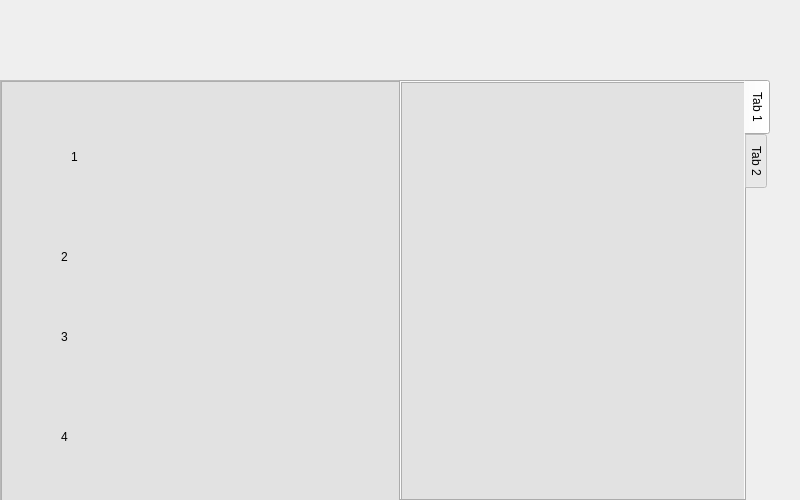
<?xml version="1.0" encoding="UTF-8"?>
<ui version="4.0">
 <class>Ticket</class>
 <widget class="QMainWindow" name="Ticket">
  <property name="geometry">
   <rect>
    <x>0</x>
    <y>0</y>
    <width>800</width>
    <height>500</height>
   </rect>
  </property>
  <property name="windowTitle">
   <string>MainWindow</string>
  </property>
  <widget class="QWidget" name="centralwidget">
   <widget class="QWidget" name="widget" native="true">
    <property name="geometry">
     <rect>
      <x>0</x>
      <y>40</y>
      <width>400</width>
      <height>460</height>
     </rect>
    </property>
    <widget class="QScrollArea" name="scrollArea">
     <property name="geometry">
      <rect>
       <x>0</x>
       <y>40</y>
       <width>400</width>
       <height>460</height>
      </rect>
     </property>
     <property name="widgetResizable">
      <bool>true</bool>
     </property>
     <widget class="QWidget" name="scrollAreaWidgetContents">
      <property name="geometry">
       <rect>
        <x>0</x>
        <y>0</y>
        <width>398</width>
        <height>458</height>
       </rect>
      </property>
      <widget class="QFrame" name="frame">
       <property name="geometry">
        <rect>
         <x>0</x>
         <y>0</y>
         <width>400</width>
         <height>2000</height>
        </rect>
       </property>
       <property name="styleSheet">
        <string notr="true">background-color:#e2e2e2;</string>
       </property>
       <property name="frameShape">
        <enum>QFrame::StyledPanel</enum>
       </property>
       <property name="frameShadow">
        <enum>QFrame::Raised</enum>
       </property>
       <widget class="QLabel" name="label">
        <property name="geometry">
         <rect>
          <x>70</x>
          <y>40</y>
          <width>241</width>
          <height>71</height>
         </rect>
        </property>
        <property name="text">
         <string>1</string>
        </property>
       </widget>
       <widget class="QLabel" name="label_2">
        <property name="geometry">
         <rect>
          <x>60</x>
          <y>140</y>
          <width>241</width>
          <height>71</height>
         </rect>
        </property>
        <property name="text">
         <string>2</string>
        </property>
       </widget>
       <widget class="QLabel" name="label_3">
        <property name="geometry">
         <rect>
          <x>60</x>
          <y>220</y>
          <width>241</width>
          <height>71</height>
         </rect>
        </property>
        <property name="text">
         <string>3</string>
        </property>
       </widget>
       <widget class="QLabel" name="label_4">
        <property name="geometry">
         <rect>
          <x>60</x>
          <y>320</y>
          <width>241</width>
          <height>71</height>
         </rect>
        </property>
        <property name="text">
         <string>4</string>
        </property>
       </widget>
       <widget class="QLabel" name="label_5">
        <property name="geometry">
         <rect>
          <x>140</x>
          <y>500</y>
          <width>241</width>
          <height>71</height>
         </rect>
        </property>
        <property name="font">
         <font>
          <pointsize>24</pointsize>
         </font>
        </property>
        <property name="text">
         <string>2</string>
        </property>
       </widget>
      </widget>
     </widget>
    </widget>
   </widget>
   <widget class="QWidget" name="widget_2" native="true">
    <property name="geometry">
     <rect>
      <x>399</x>
      <y>40</y>
      <width>401</width>
      <height>460</height>
     </rect>
    </property>
    <widget class="QTabWidget" name="tabWidget">
     <property name="geometry">
      <rect>
       <x>0</x>
       <y>40</y>
       <width>371</width>
       <height>421</height>
      </rect>
     </property>
     <property name="tabPosition">
      <enum>QTabWidget::East</enum>
     </property>
     <property name="currentIndex">
      <number>0</number>
     </property>
     <widget class="QWidget" name="tab">
      <attribute name="title">
       <string>Tab 1</string>
      </attribute>
      <widget class="QFrame" name="frame_2">
       <property name="geometry">
        <rect>
         <x>0</x>
         <y>0</y>
         <width>371</width>
         <height>460</height>
        </rect>
       </property>
       <property name="styleSheet">
        <string notr="true">background-color:#e2e2e2;</string>
       </property>
       <property name="frameShape">
        <enum>QFrame::StyledPanel</enum>
       </property>
       <property name="frameShadow">
        <enum>QFrame::Raised</enum>
       </property>
      </widget>
     </widget>
     <widget class="QWidget" name="tab_2">
      <attribute name="title">
       <string>Tab 2</string>
      </attribute>
     </widget>
    </widget>
   </widget>
  </widget>
 </widget>
 <resources/>
 <connections/>
</ui>
